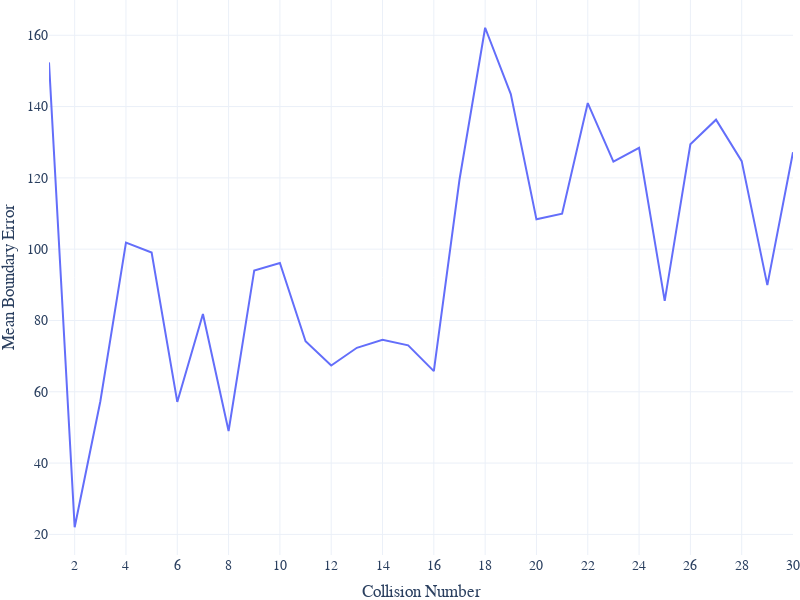

Here is the notebook cell this chart was saved with:
### Code cell
fig = go.Figure()

fig.add_trace(go.Scatter(x=odo["Unnamed: 0"]+1, y=odo["MeanDiff"]))

fig.update_layout(template="plotly_white", width=800, height=600)

fig.update_layout(font=dict(family="Computer Modern", size=14),
                                     margin=go.layout.Margin(
                                        l=0, #left margin
                                        r=0, #right margin
                                        b=0, #bottom margin
                                        t=0, #top margin
                                    ))

fig.update_yaxes(title="Mean Boundary Error")

fig.update_xaxes(title="Collision Number", tick0=0, dtick=2)

fig.show()

### Figure 1 — Plotly figure (JSON) as saved in the notebook; plotly's stock layout.template omitted (floating-point values rounded to 4 significant figures)
{"data": [{"type": "scatter", "x": [1, 2, 3, 4, 5, 6, 7, 8, 9, 10, 11, 12, 13, 14, 15, 16, 17, 18, 19, 20, 21, 22, 23, 24, 25, 26, 27, 28, 29, 30], "y": [152.4, 22.0, 57.27, 101.9, 99.07, 57.16, 81.81, 49.01, 94.04, 96.12, 74.19, 67.38, 72.34, 74.57, 73.01, 65.79, 119.5, 162.1, 143.5, 108.4, 109.9, 141.0, 124.5, 128.4, 85.5, 129.4, 136.3, 124.7, 89.92, 127.2]}], "layout": {"font": {"family": "Computer Modern", "size": 14}, "height": 600, "margin": {"b": 0, "l": 0, "r": 0, "t": 0}, "width": 800, "xaxis": {"dtick": 2, "tick0": 0, "title": {"text": "Collision Number"}}, "yaxis": {"title": {"text": "Mean Boundary Error"}}}}
